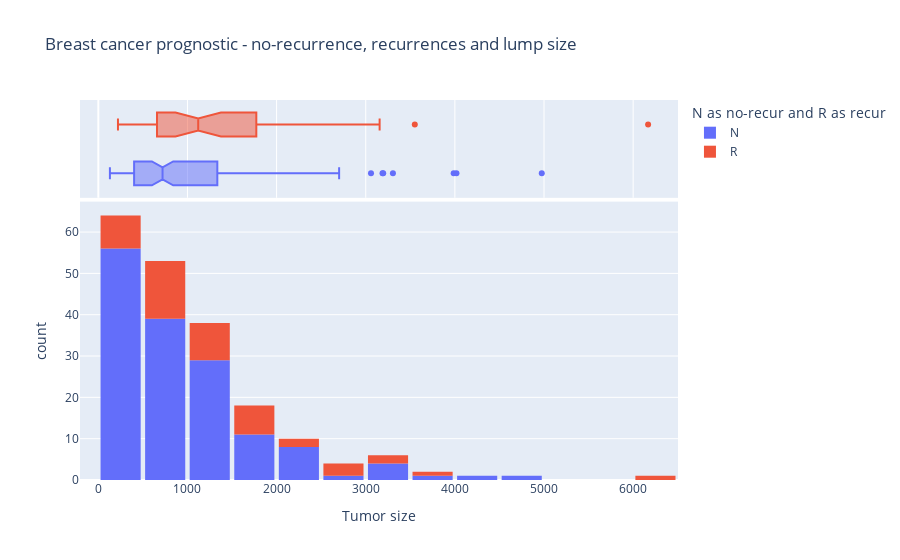

The notebook cell saved with this chart:
### Code cell
fig4 = px.histogram(df, x="volume", color="Outcome", log_x=False,
               labels={'Outcome':'N as no-recur and R as recur', 'volume': 'Tumor size'}, 
                title = 'Breast cancer prognostic - no-recurrence, recurrences and lump size', 
                hover_name='Outcome',                        
                marginal="box",
                
                )
fig4.update_layout(bargap=0.1)
fig4.show()

### Figure 1 — Plotly figure (JSON) as saved in the notebook; plotly's stock layout.template omitted (floating-point values rounded to 4 significant figures; data arrays with more than 128 entries replaced by an {"elided": "..."} marker saying what was removed)
{"data": [{"alignmentgroup": "True", "bingroup": "x", "hovertemplate": "N as no-recur and R as recur=N<br>Tumor size=%{x}<br>count=%{y}<extra></extra>", "legendgroup": "N", "marker": {"color": "#636efa", "pattern": {"shape": ""}}, "name": "N", "offsetgroup": "N", "orientation": "v", "showlegend": true, "type": "histogram", "x": {"elided": "151 float values"}, "xaxis": "x", "yaxis": "y"}, {"alignmentgroup": "True", "hovertemplate": "<b>%{hovertext}</b><br><br>N as no-recur and R as recur=N<br>Tumor size=%{x}<extra></extra>", "hovertext": {"elided": "151 str values"}, "legendgroup": "N", "marker": {"color": "#636efa"}, "name": "N", "notched": true, "offsetgroup": "N", "showlegend": false, "type": "box", "x": {"elided": "151 float values"}, "xaxis": "x2", "yaxis": "y2"}, {"alignmentgroup": "True", "bingroup": "x", "hovertemplate": "N as no-recur and R as recur=R<br>Tumor size=%{x}<br>count=%{y}<extra></extra>", "legendgroup": "R", "marker": {"color": "#EF553B", "pattern": {"shape": ""}}, "name": "R", "offsetgroup": "R", "orientation": "v", "showlegend": true, "type": "histogram", "x": [1450.0, 321.0, 571.4, 393.3, 805.7, 1787.0, 1887.0, 1121.0, 355.3, 1529.0, 741.7, 386.0, 266.8, 843.7, 1594.0, 851.6, 1224.0, 1871.0, 1229.0, 1614.0, 3156.0, 327.7, 305.0, 1728.0, 822.8, 1232.0, 652.8, 2996.0, 2356.0, 574.6, 3046.0, 1167.0, 3550.0, 763.6, 2569.0, 2060.0, 806.1, 220.2, 623.5, 821.9, 1104.0, 1225.0, 1214.0, 6168.0, 732.2, 676.1, 2758.0], "xaxis": "x", "yaxis": "y"}, {"alignmentgroup": "True", "hovertemplate": "<b>%{hovertext}</b><br><br>N as no-recur and R as recur=R<br>Tumor size=%{x}<extra></extra>", "hovertext": ["R", "R", "R", "R", "R", "R", "R", "R", "R", "R", "R", "R", "R", "R", "R", "R", "R", "R", "R", "R", "R", "R", "R", "R", "R", "R", "R", "R", "R", "R", "R", "R", "R", "R", "R", "R", "R", "R", "R", "R", "R", "R", "R", "R", "R", "R", "R"], "legendgroup": "R", "marker": {"color": "#EF553B"}, "name": "R", "notched": true, "offsetgroup": "R", "showlegend": false, "type": "box", "x": [1450.0, 321.0, 571.4, 393.3, 805.7, 1787.0, 1887.0, 1121.0, 355.3, 1529.0, 741.7, 386.0, 266.8, 843.7, 1594.0, 851.6, 1224.0, 1871.0, 1229.0, 1614.0, 3156.0, 327.7, 305.0, 1728.0, 822.8, 1232.0, 652.8, 2996.0, 2356.0, 574.6, 3046.0, 1167.0, 3550.0, 763.6, 2569.0, 2060.0, 806.1, 220.2, 623.5, 821.9, 1104.0, 1225.0, 1214.0, 6168.0, 732.2, 676.1, 2758.0], "xaxis": "x2", "yaxis": "y2"}], "layout": {"bargap": 0.1, "barmode": "relative", "legend": {"title": {"text": "N as no-recur and R as recur"}, "tracegroupgap": 0}, "title": {"text": "Breast cancer prognostic - no-recurrence, recurrences and lump size"}, "xaxis": {"anchor": "y", "domain": [0, 1], "title": {"text": "Tumor size"}}, "xaxis2": {"anchor": "y2", "domain": [0, 1], "matches": "x", "showgrid": true, "showticklabels": false}, "yaxis": {"anchor": "x", "domain": [0, 0.7326], "title": {"text": "count"}}, "yaxis2": {"anchor": "x2", "domain": [0.7426, 1], "matches": "y2", "showgrid": false, "showline": false, "showticklabels": false, "ticks": ""}}}
